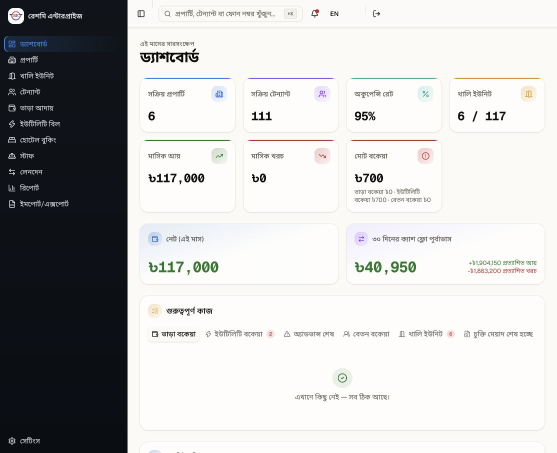
#> input picture tmp/pdfs/screens/dashboard.jpg, 1113 x 906 px, found by its file name (shown at 1/2 size); its folder holds 5 pictures in this run
$ python create_user_guide.py
#> lines starting #> are read from the running program, lines starting #| are printed output that depends on the picture
from pathlib import Path
from PIL import Image, ImageDraw, ImageFont


ROOT = Path("/Users/sirajul/propertybusiness-")
SRC = ROOT / "tmp/pdfs/screens"
OUT = ROOT / "tmp/pdfs/annotated"
OUT.mkdir(parents=True, exist_ok=True)


def font(size: int):
    for path in (
        "/System/Library/Fonts/Supplemental/Arial Bold.ttf",
        "/System/Library/Fonts/Helvetica.ttc",
    ):
        try:
            return ImageFont.truetype(path, size)
        except OSError:
            pass
    return ImageFont.load_default()


def annotate(name, boxes, crop=None):
#> called with name = 'dashboard.jpg'
    image = Image.open(SRC / name).convert("RGBA")
    overlay = Image.new("RGBA", image.size, (0, 0, 0, 0))
#> overlay: PIL image 1113x906 RGBA; every value is 0
    draw = ImageDraw.Draw(overlay)
    for number, (x1, y1, x2, y2) in boxes:
        draw.rounded_rectangle(
            (x1, y1, x2, y2), radius=8,
            fill=(245, 158, 11, 46), outline=(245, 158, 11, 255), width=5,
        )
        cx, cy = max(20, x1 + 7), max(20, y1 + 7)
        draw.ellipse((cx - 18, cy - 18, cx + 18, cy + 18), fill=(234, 88, 12, 255), outline="white", width=3)
        label = str(number)
        box = draw.textbbox((0, 0), label, font=font(24))
        draw.text((cx - (box[2] - box[0]) / 2, cy - (box[3] - box[1]) / 2 - 2), label, fill="white", font=font(24))
#> this loop made 2 passes
#> box on passes 1 to 2: (0, 5, 15, 23), (0, 5, 15, 23)
    image = Image.alpha_composite(image, overlay)
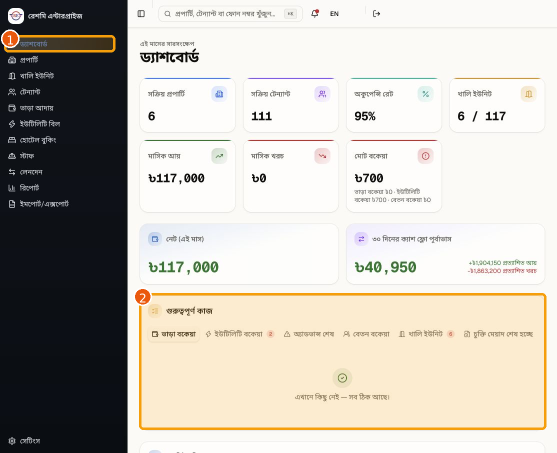
#> image: PIL image 1113x906 RGBA (shown at 1/2 size); mean R, G, B, A 195.2, 190.8, 182.7, 255
    if crop:
        image = image.crop(crop)
    target = OUT / (Path(name).stem + ".png")
    image.convert("RGB").save(target, quality=94)
    return target


specs = {
    "dashboard.jpg": [(1, (8, 70, 230, 104)), (2, (278, 586, 1092, 859))],
    "properties.jpg": [(1, (8, 104, 230, 136)), (2, (970, 86, 1096, 131))],
    "tenants.jpg": [(1, (8, 168, 230, 201)), (2, (946, 86, 1096, 131))],
    "tenant-profile-top.jpg": [(1, (492, 232, 630, 280)), (2, (296, 232, 394, 280)), (3, (392, 232, 491, 280))],
    "rent-collection.jpg": [(1, (8, 199, 230, 232)), (2, (274, 284, 1095, 365)), (3, (946, 365, 1103, 906))],
    "rent-payment-dialog-clean.jpg": [(1, (367, 240, 747, 645)), (2, (390, 286, 720, 347)), (3, (390, 388, 720, 453)), (4, (390, 492, 720, 555)), (5, (571, 570, 724, 623))],
    "tenant-payment-history.jpg": [(1, (274, 748, 1096, 901)), (2, (1027, 818, 1074, 867))],
    "edit-rent-payment-dialog.jpg": [(1, (367, 308, 747, 603)), (2, (390, 350, 720, 406)), (3, (390, 446, 720, 504)), (4, (571, 528, 724, 582))],
    "rent-invoice.jpg": [(1, (918, 75, 1075, 119)), (2, (271, 130, 1097, 882))],
    "utility-bills.jpg": [(1, (8, 231, 230, 264)), (2, (963, 85, 1097, 132)), (3, (276, 284, 1093, 362))],
    "staff.jpg": [(1, (8, 296, 230, 329)), (2, (945, 85, 1097, 132))],
    "transactions.jpg": [(1, (8, 328, 230, 361)), (2, (866, 76, 1097, 115)), (3, (727, 76, 870, 115))],
    "reports.jpg": [(1, (8, 360, 230, 394)), (2, (905, 152, 1097, 201))],
    "import-export.jpg": [(1, (8, 393, 230, 426)), (2, (274, 155, 655, 353)), (3, (274, 356, 1097, 503))],
}

for filename, boxes in specs.items():
    annotate(filename, boxes)
#> pass 2 of the loop `for filename, boxes in specs.items():`:
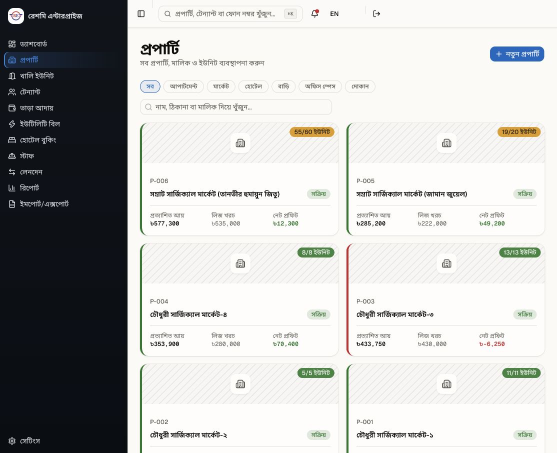
#> input picture tmp/pdfs/screens/properties.jpg, 1113 x 906 px, found by its file name (shown at 1/2 size)
#> the loop in annotate (call 2), `for number, (x1, y1, x2, y2) in boxes:` made 2 passes
#> in annotate (call 2), `image.convert("RGB").save(target, quality=94)`:
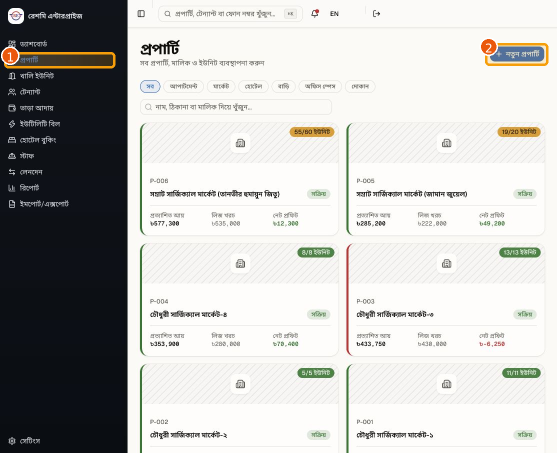
#> saved as properties.png: PIL image 1113x906 RGB (shown at 1/2 size); mean R, G, B 192.1, 191.9, 189.6
#> pass 3 of the loop `for filename, boxes in specs.items():`:
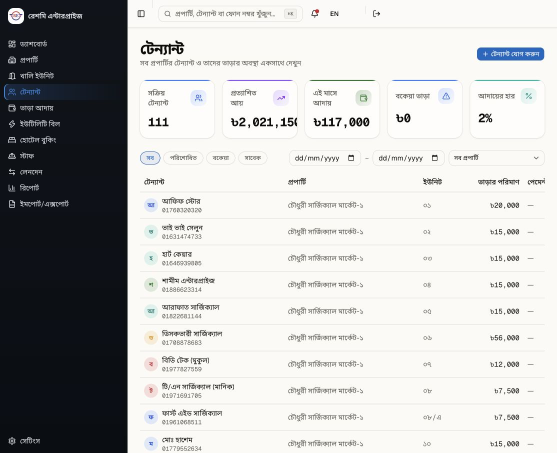
#> input picture tmp/pdfs/screens/tenants.jpg, 1113 x 906 px, found by its file name (shown at 1/2 size)
#> the loop in annotate (call 3), `for number, (x1, y1, x2, y2) in boxes:` made 2 passes
#> in annotate (call 3), `image.convert("RGB").save(target, quality=94)`:
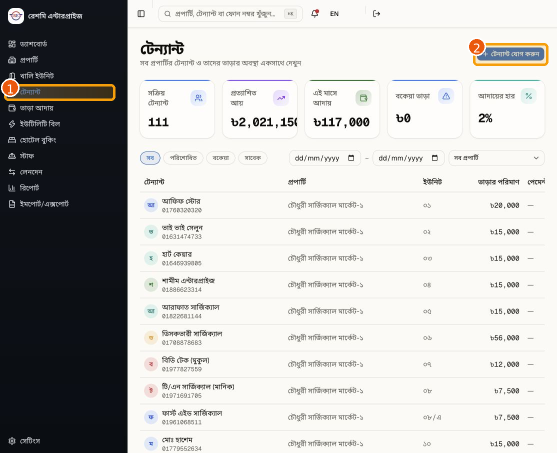
#> saved as tenants.png: PIL image 1113x906 RGB (shown at 1/2 size); mean R, G, B 192.6, 192.2, 190.1
#> (the run stopped early here; a loop or call above may not have finished)
